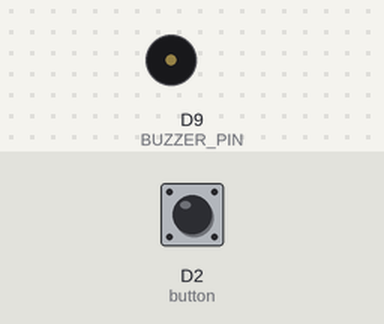
Recording of a sketch running on a simulated Arduino MKR. Parts: buzzer (waves = sounding). Inputs (shaded band) come from the test bench; at power-on: D2 (button) HIGH. WiFi joins after 1.5 s; servers stay silent unless stated; uploads are accepted with an empty reply; what the sketch prints to the serial monitor is not drawn.

Above: at 2.8 s.
2.9 s: D2 (button) pulled LOW for 0.15 s
At 3.8 s:
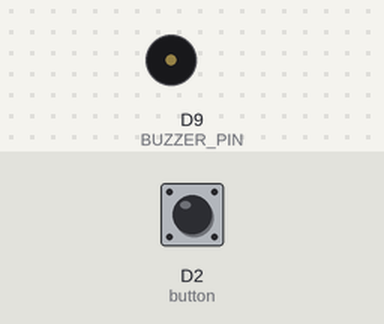
6.0 s: D2 (button) pulled LOW for 1 s
At 6.9 s:
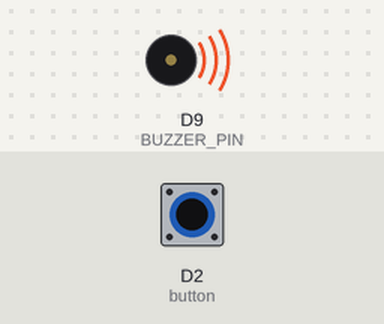
8.5 s: D2 (button) pulled LOW for 3.2 s
Timing chart, 0 to 15.4 s (numbered marks = the images above; inputs shaded):
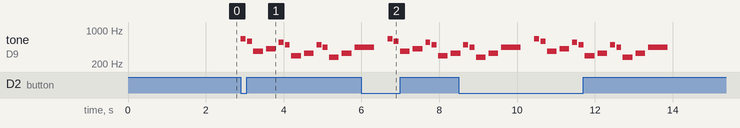

Measured:
- after the input at 2.9 s, tone on D9 (BUZZER_PIN): plays 659 Hz for 0.12 s, 587 Hz for 0.12 s, 370 Hz for 0.25 s, 415 Hz for 0.25 s, 554 Hz for 0.12 s, 494 Hz for 0.12 s … (13 notes in this stretch), starting at once

The sketch:

Code_Alarm_copy_20250110120115.ino
```cpp
#include "discord.h"

#include "pitches.h"
#define BUZZER_PIN 9
#define button 2

int melody[] = {
  NOTE_E5, NOTE_D5, NOTE_FS4, NOTE_GS4,
  NOTE_CS5, NOTE_B4, NOTE_D4, NOTE_E4,
  NOTE_B4, NOTE_A4, NOTE_CS4, NOTE_E4,
  NOTE_A4
};

int durations[] = {
  8, 8, 4, 4,
  8, 8, 4, 4,
  8, 8, 4, 4,
  2
};

void setup() {
  Serial.begin(9600);
  pinMode(button, INPUT_PULLUP);
  pinMode(BUZZER_PIN, OUTPUT);
  connectWIFI();
}

void loop() {
  int size = sizeof(durations)/sizeof(int);
  byte state = digitalRead(button);
  Serial.println(state);
  //delay(100);

  if(state != 1){
    for (int note = 0; note < size; note++){
      int duration = 1000/durations[note];
      tone(BUZZER_PIN, melody[note], duration);

      int pauseBetweenNotes = duration * 1.30;
      delay(pauseBetweenNotes);

      noTone(BUZZER_PIN);
    }
    discord_send("Hey! You got a package.");
  }
}
```

discord.h
```cpp
#include <WiFiNINA.h>
#include <ArduinoHttpClient.h>

const char ssid[] = "#####";    // Network SSID (name)
const char pass[] = "#####";    // Network password (use for WPA, or use as key for WEP)

const char server[] = "discordapp.com";
const int port = 443;
const String discord_webhook = "/api/webhooks/#######/VZZ#########_1pDU########_##########";
const String discord_tts = "true";

int status = WL_IDLE_STATUS;
WiFiSSLClient client;
HttpClient http_client = HttpClient(client, server, port);

void connectWIFI() {
  String fv = WiFi.firmwareVersion();
  if (fv < "1.0.0") {
    Serial.println("Please upgrade the firmware");
  }

  // attempt to connect to Wifi network:
  while (status != WL_CONNECTED) {
    Serial.print("[WiFi] Connecting to: ");
    Serial.println(ssid);
    // Connect to WPA/WPA2 network:
    status = WiFi.begin(ssid, pass);

    // wait 10 seconds for connection:
    delay(100);
  }

  // you're connected now, so print out the data:
  Serial.println("[WiFi] Connected");
}

void discord_send(String content) {
  Serial.println("[HTTP] Connecting to Discord...");
  Serial.println("[HTTP] Message: " + content);
  Serial.println("[HTTP] TTS: " + discord_tts);
  http_client.post(discord_webhook, "application/json", "{\"content\":\"" + content + "\", \"tts\":" + discord_tts + "}");
  // read the status code and body of the response
  int statusCode = http_client.responseStatusCode();
  String response = http_client.responseBody();

  Serial.print("[HTTP] Status code: ");
  Serial.println(statusCode);
  Serial.print("[HTTP] Response: ");
  Serial.println(response);
}
```
